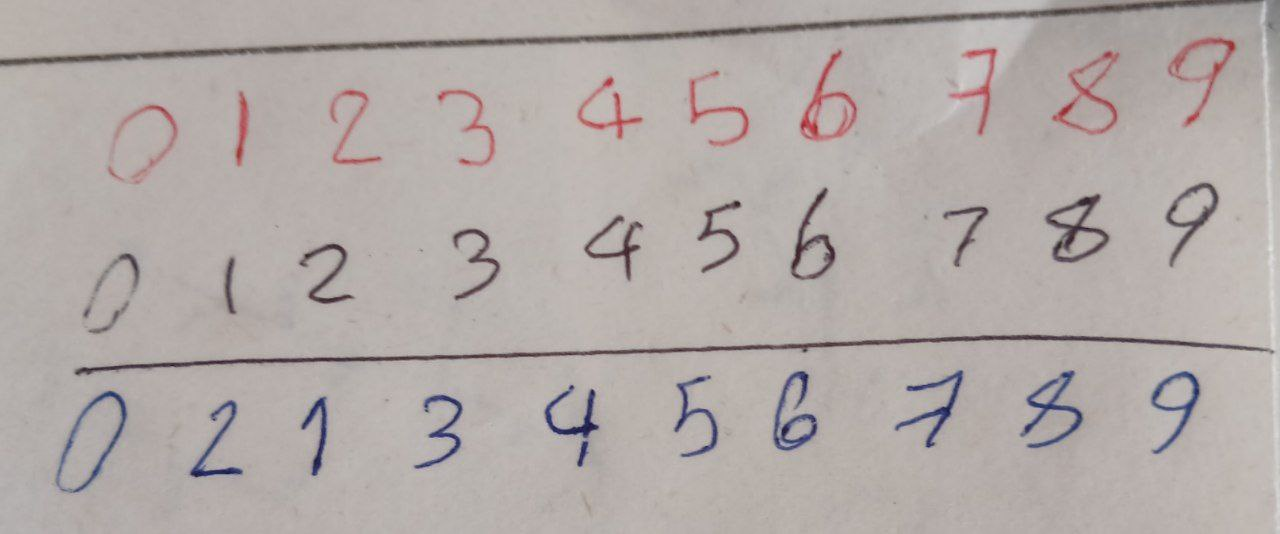
#> input picture data/Sample/digit.jpg, 1280 x 534 px
$ python -i utils.py   (imports and definitions only)
#> lines starting #> are read from the running program, lines starting #| are printed output that depends on the picture; after the words box and inside, x2 and y2 are one past the last pixel; in counts of white or black regions, pixels touching at a corner belong together
import cv2
import numpy as np
import pandas as pd
from torchvision import transforms


# [152 lines left out: functions encode_image_to_bytes, read_grayscale_from_bytes, detect_characters, draw_predictions, crop_image, not called in this run]


def enhance_image_contrast_background_white(img: np.ndarray) -> np.ndarray:
    """
    Enhance image contrast and invert colors to have white background.

    Args:
        img (np.ndarray): Grayscale input image.

    Returns:
        np.ndarray: Enhanced binary image with white background.
    """
    clahe = cv2.createCLAHE(clipLimit=3.0, tileGridSize=(8, 8))
    cl1 = clahe.apply(img)

    cl1 = 255 - cl1  # invert colors

    _, thresh = cv2.threshold(cl1, 0, 255, cv2.THRESH_BINARY + cv2.THRESH_OTSU)

    coords = cv2.findNonZero(thresh)
    if coords is None:
        # Return blank white image if no foreground found
        return 255 * np.ones((28, 28), dtype=np.uint8)

    x, y, w, h = cv2.boundingRect(coords)
    cropped = thresh[y : y + h, x : x + w]

    return cropped


# [47 lines left out: functions make_square_with_padding, resize_image, not called in this run]


# [3 lines that did not run here, left out]


# [28 lines left out: function preocess_image, not called in this run]

>>> import cv2
>>> picture = cv2.imread('../data/Sample/digit.jpg', cv2.IMREAD_GRAYSCALE)
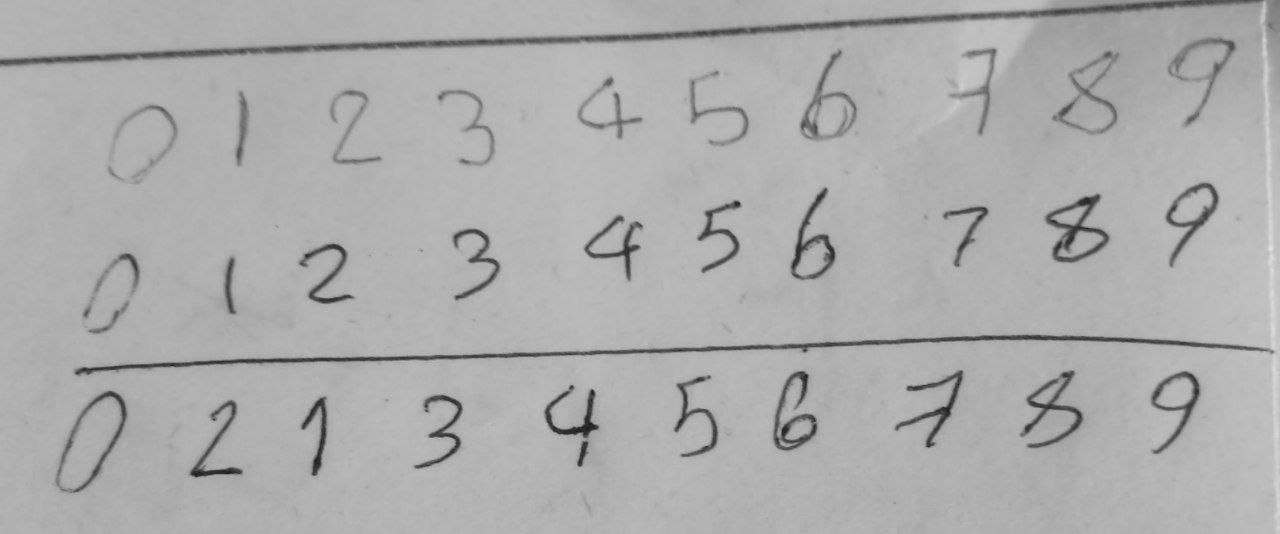
#> picture: shape (534, 1280); min 22, max 228, mean 172.3
>>> result = enhance_image_contrast_background_white(picture)
#> in enhance_image_contrast_background_white, `cl1 = clahe.apply(img)`:
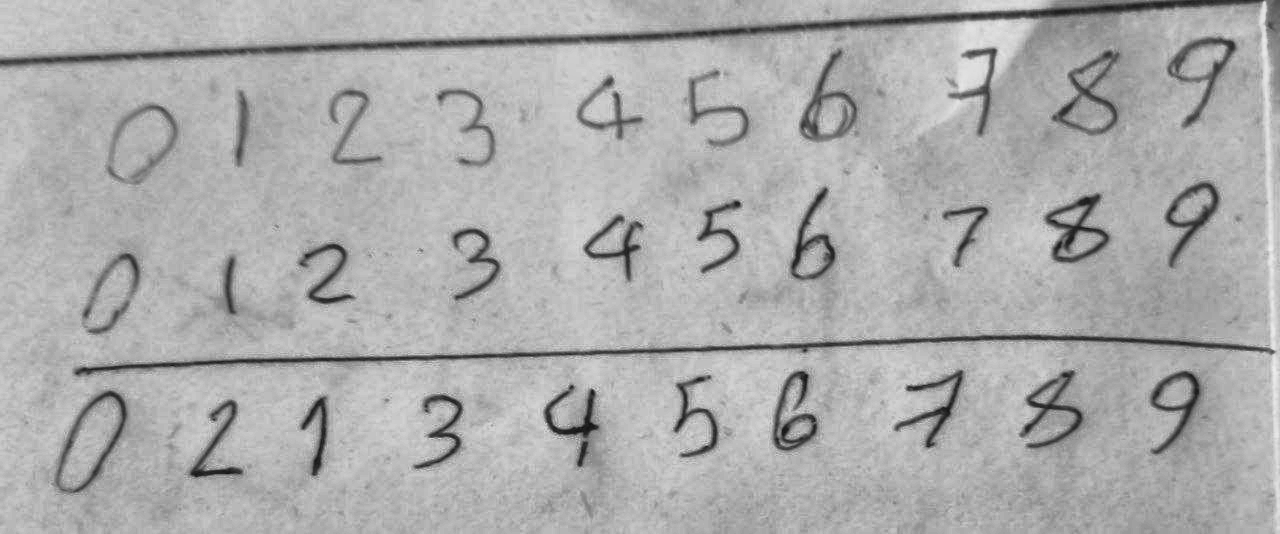
#> cl1: shape (534, 1280); min 15, max 239, mean 172.1
#> in enhance_image_contrast_background_white, `cl1 = 255 - cl1`:
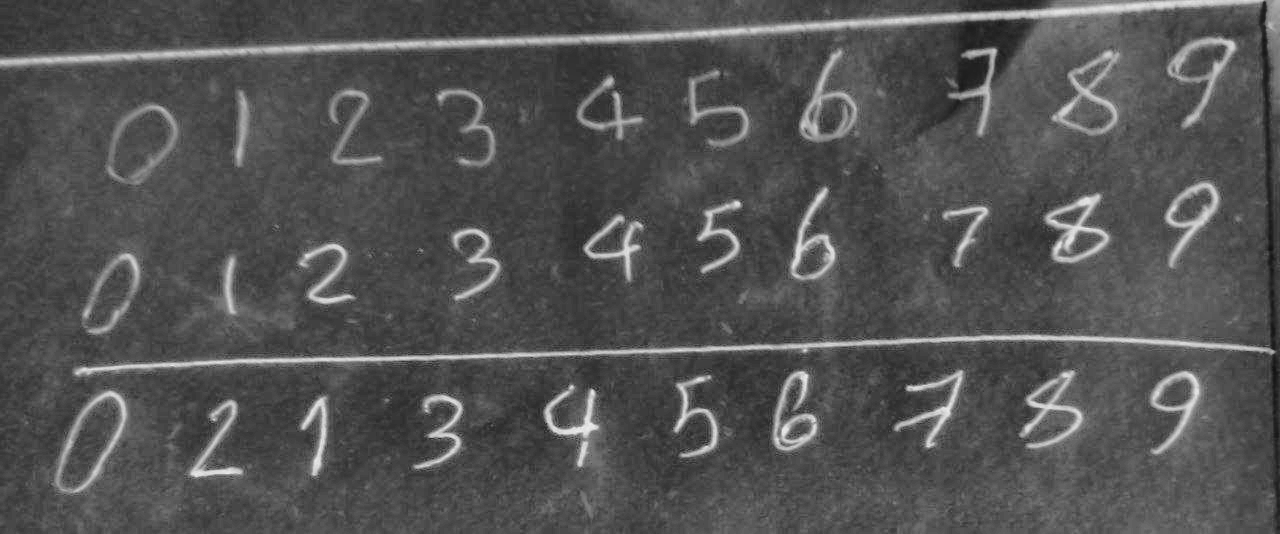
#> cl1: shape (534, 1280); min 16, max 240, mean 82.9
#> in enhance_image_contrast_background_white, `_, thresh = cv2.threshold(cl1, 0, 255, cv2.THRESH_BINARY + cv2.THRESH_..`:
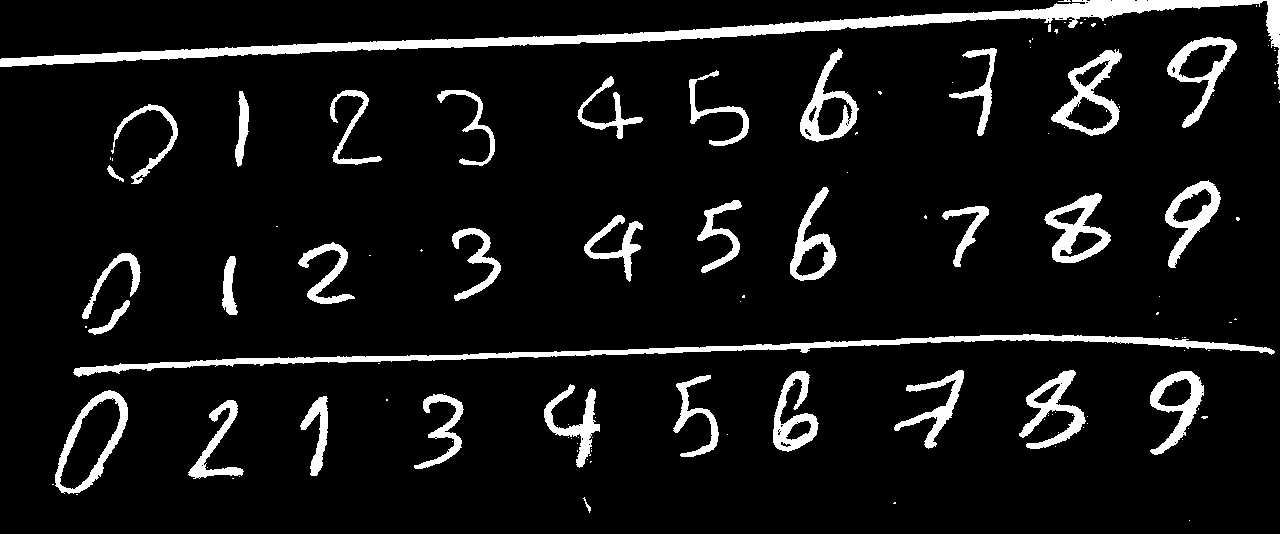
#> thresh: shape (534, 1280); 8.2% white; 125 white regions (89 under 20 px), largest, box (x1, y1, x2, y2) and area: (0, 0, 1280, 90) 12354, (73, 334, 1275, 377) 6831, (1051, 49, 1122, 136) 1946
#> in enhance_image_contrast_background_white, `coords = cv2.findNonZero(thresh)`: coords = contour of 56339 points, box (x1, y1, x2, y2) (0, 0, 1280, 521), area 257392
#> in enhance_image_contrast_background_white, `x, y, w, h = cv2.boundingRect(coords)`: x = 0; w = 1280; h = 521
#> in enhance_image_contrast_background_white, `cropped = thresh[y : y + h, x : x + w]`:
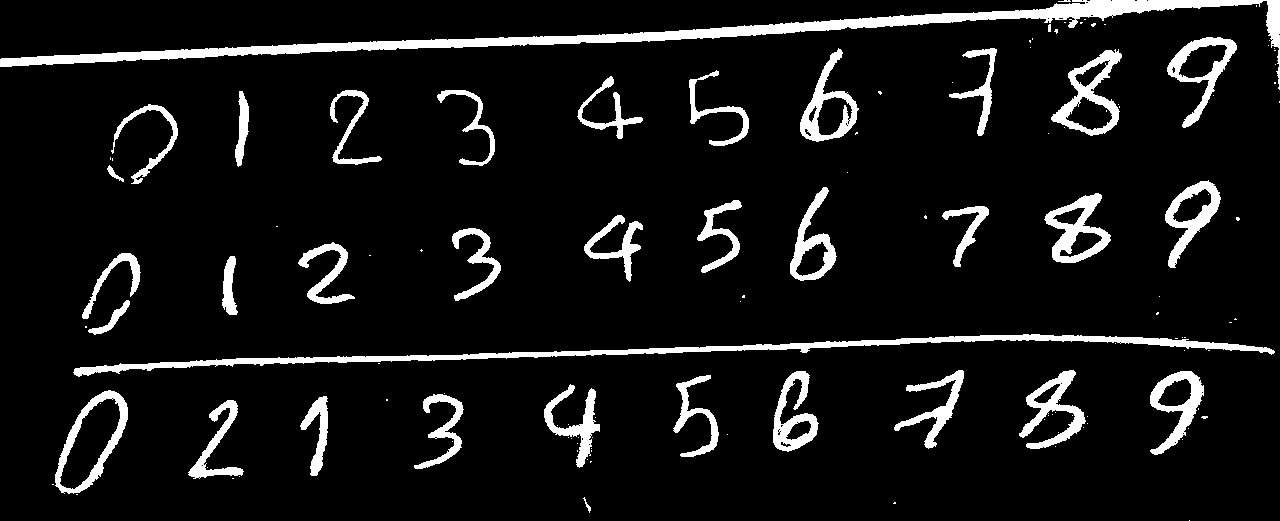
#> cropped: shape (521, 1280); 8.4% white; 125 white regions (89 under 20 px), largest, box (x1, y1, x2, y2) and area: (0, 0, 1280, 90) 12354, (73, 334, 1275, 377) 6831, (1051, 49, 1122, 136) 1946
